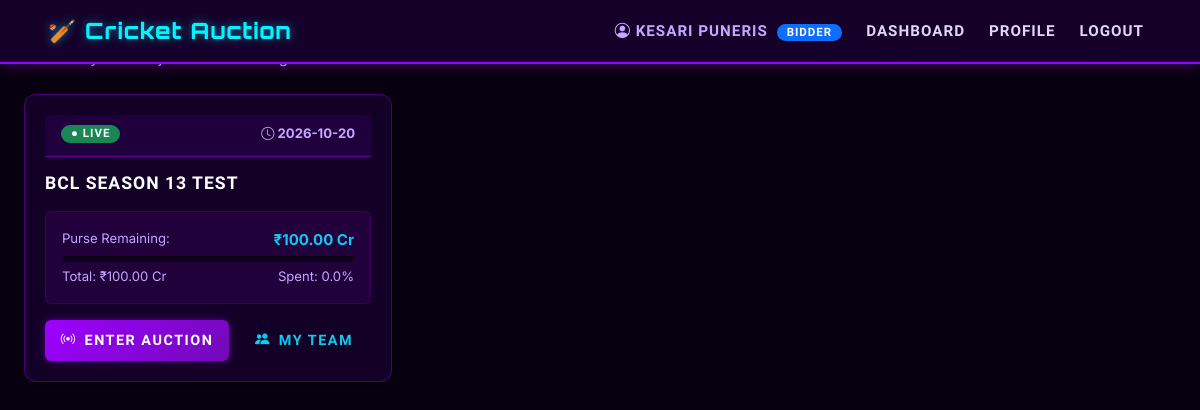
Screenshot of /bidder/dashboard (signed in) with the database file from the repository.
### tables this page shows
CREATE TABLE auction_bidders (
            id INTEGER PRIMARY KEY AUTOINCREMENT,
            auction_id INTEGER NOT NULL,
            user_id INTEGER NOT NULL,
            budget_remaining INTEGER DEFAULT 1000000,
            joined_at TIMESTAMP DEFAULT CURRENT_TIMESTAMP,
            UNIQUE(auction_id, user_id),
            FOREIGN KEY (auction_id) REFERENCES auctions(id),
            FOREIGN KEY (user_id) REFERENCES users(id)
        );

CREATE TABLE auctions (
            id INTEGER PRIMARY KEY AUTOINCREMENT,
            name TEXT NOT NULL,
            auctioneer_id INTEGER NOT NULL,
            status TEXT DEFAULT 'pending',
            invite_token TEXT UNIQUE NOT NULL,
            budget_per_team INTEGER DEFAULT 1000000,
            current_player_id INTEGER DEFAULT NULL,
            created_at TIMESTAMP DEFAULT CURRENT_TIMESTAMP, min_squad_size INTEGER DEFAULT 15, max_squad_size INTEGER DEFAULT 25,
            FOREIGN KEY (auctioneer_id) REFERENCES users(id)
        );

### app.py (the view)
@app.route("/bidder/dashboard")
@bidder_required
def bidder_dashboard():
    db = get_db()
    auctions = db.execute(
        """SELECT a.*, ab.budget_remaining
           FROM auctions a
           JOIN auction_bidders ab ON a.id = ab.auction_id
           WHERE ab.user_id = ?
           ORDER BY a.created_at DESC""",
        (session["user_id"],),
    ).fetchall()
    db.close()
    return render_template("bidder/dashboard.html", auctions=auctions)

### app.py (called while the page is built)
@app.template_filter("format_cr")
def format_cr(val):
    if val is None or val == "":
        return "₹0.00 Cr"
    try:
        num = float(val)
        if num >= 10000:
            num = num / 10000000.0
        return f"₹{num:.2f} Cr"
    except (ValueError, TypeError):
        return "₹0.00 Cr"

def bidder_required(f):
    @wraps(f)
    def decorated(*args, **kwargs):
        if "user_id" not in session:
            flash("Please log in first.", "warning")
            return redirect(url_for("login"))
        if session.get("role") != "bidder":
            flash("Bidder access required.", "danger")
            return redirect(url_for("login"))
        return f(*args, **kwargs)
    return decorated

### models.py (called while the page is built)
def get_db(path=None):
    conn = sqlite3.connect(path or DB_PATH, timeout=15)
    conn.row_factory = sqlite3.Row
    conn.execute("PRAGMA foreign_keys = ON")
    return conn

### templates/bidder/dashboard.html (shortened to what this page needs)
{% extends "base.html" %}
{% block content %}
<div class="d-flex justify-content-between align-items-center mb-4">
    <div>
        <h2 class="text-white">My Registered Auctions</h2>
        <p class="text-muted mb-0">Auctions you have joined or been registered for</p>
    </div>
</div>
{% if auctions %}
    <div class="row g-4">
        {% for a in auctions %}
        <div class="col-md-6 col-lg-4">
            <div class="card h-100 shadow-sm border-purple">
                <div class="card-header d-flex justify-content-between align-items-center">
                    <span class="badge {% if a.status == 'active' %}bg-success{% elif a.status == 'paused' %}bg-warning text-dark{% elif a.status == 'ended' %}bg-secondary{% else %}bg-info text-dark{% endif %}">
                        {% if a.status == 'active' %}● LIVE{% else %}{{ a.status | upper }}{% endif %}
                    </span>
                    <small class="text-muted"><i class="bi bi-clock"></i> {{ a.created_at[:10] }}</small>
                </div>
                <div class="card-body">
                    <h4 class="card-title text-white mb-3">{{ a.name }}</h4>
                    <div class="mb-3 p-3 rounded" style="background: rgba(157,0,255,0.1); border: 1px solid rgba(157,0,255,0.2);">
                        <div class="d-flex justify-content-between mb-1">
                            <span class="text-muted small">Purse Remaining:</span>
                            <strong class="text-info">{{ a.budget_remaining | format_cr }}</strong>
                        </div>
                        {% set total_b = a.budget_per_team or 100.0 %}
                        {% set spent_pct = [(((total_b - a.budget_remaining) / total_b * 100) if total_b > 0 else 0) | round(1), 100] | min %}
                        <div class="progress" style="height: 6px; background: #0d001a;">
                        </div>
                        <div class="d-flex justify-content-between mt-1">
                            <small class="text-muted">Total: {{ total_b | format_cr }}</small>
                            <small class="text-muted">Spent: {{ spent_pct }}%</small>
                        </div>
                    </div>
                    <div class="d-flex gap-2">
                        {% if a.status in ['active', 'paused'] %}
                        <a href="{{ url_for('bidder_auction', id=a.id) }}" class="btn btn-primary flex-grow-1">
                            <i class="bi bi-broadcast"></i> Enter Auction
                        </a>
                        {% elif a.status == 'pending' %}
                        <a href="{{ url_for('bidder_auction', id=a.id) }}" class="btn btn-outline-primary flex-grow-1">
                            <i class="bi bi-hourglass-split"></i> View Lobby
                        </a>
                        {% else %}
                        <a href="{{ url_for('bidder_auction', id=a.id) }}" class="btn btn-secondary flex-grow-1">
                            <i class="bi bi-eye"></i> View Summary
                        </a>
                        {% endif %}
                        <a href="{{ url_for('my_team', auction_id=a.id) }}" class="btn btn-outline-info">
                            <i class="bi bi-people-fill"></i> My Team
                        </a>
                    </div>
                </div>
            </div>
        </div>
        {% endfor %}
    </div>
{% else %}
    <div class="card text-center p-5">
        <div class="mb-3"><i class="bi bi-inbox text-muted" style="font-size: 3rem;"></i></div>
        <h4 class="text-white">Not Registered in Any Auction</h4>
        <p class="text-muted">Ask your auctioneer to add you or share the direct invite link with you!</p>
    </div>
{% endif %}
{% endblock %}

### static/css/style.css (style rules this page uses)
:root { --neon-purple: #9d00ff; --dark-bg: #0a0010; --secondary-dark: #1a0033; --accent-cyan: #00f5ff; --surface: #12002a; --card-bg: #1e0040; --text: #e8d5ff; --muted: #8b69b0; --border-purple: rgba(157, 0, 255, 0.3); --border-purple-hover: rgba(157, 0, 255, 0.7); --glow-sm: 0 0 6px #9d00ff, 0 0 12px rgba(157,0,255,0.4); --glow-md: 0 0 10px #9d00ff, 0 0 20px rgba(157,0,255,0.4); --glow-lg: 0 0 15px #9d00ff, 0 0 30px rgba(157,0,255,0.5), 0 0 60px rgba(157,0,255,0.2); --glow-cyan: 0 0 10px #00f5ff, 0 0 20px rgba(0,245,255,0.4); --glow-green: 0 0 10px #00ff88, 0 0 20px rgba(0,255,136,0.4); --glow-red: 0 0 10px #ff0055, 0 0 20px rgba(255,0,85,0.4); --radius-sm: 6px; --radius-md: 12px; --radius-lg: 20px; --font-display: 'Orbitron', monospace; --font-heading: 'Rajdhani', sans-serif; --font-body: 'Inter', sans-serif; --transition: all 0.25s ease; --navbar-h: 64px; --team-primary: #9d00ff; --team-secondary: #1e0040; }
*, *::before, *::after { box-sizing: border-box; margin: 0; padding: 0; }
html, body { height: 100%; scroll-behavior: smooth; }
body { font-family: var(--font-body); font-size: 15px; line-height: 1.6; color: var(--text); background-color: var(--dark-bg); background-image: linear-gradient(rgba(157,0,255,0.05) 1px, transparent 1px), linear-gradient(90deg, rgba(157,0,255,0.05) 1px, transparent 1px); background-size: 50px 50px; min-height: 100vh; overflow-x: hidden; }
a { color: var(--neon-purple); text-decoration: none; transition: var(--transition); }
.card { background: var(--card-bg); border: 1px solid var(--border-purple); border-radius: var(--radius-md); padding: 20px; transition: var(--transition); position: relative; overflow: hidden; }
.card::before { content: ''; position: absolute; top: 0; left: 0; right: 0; height: 1px; background: linear-gradient(90deg, transparent, var(--neon-purple), transparent); opacity: 0; transition: opacity 0.3s ease; }
.card-header { display: flex; align-items: center; justify-content: space-between; margin-bottom: 16px; padding-bottom: 12px; border-bottom: 1px solid var(--border-purple); }
.card-title { font-family: var(--font-heading); font-size: 1.1rem; font-weight: 700; letter-spacing: 1px; text-transform: uppercase; color: var(--text); }
.card-body { padding: 0; }
.btn { display: inline-flex; align-items: center; justify-content: center; gap: 8px; padding: 10px 22px; border-radius: var(--radius-sm); border: none; cursor: pointer; font-family: var(--font-heading); font-size: 0.9rem; font-weight: 700; letter-spacing: 1.5px; text-transform: uppercase; transition: var(--transition); position: relative; overflow: hidden; white-space: nowrap; }
.btn::after { content: ''; position: absolute; inset: 0; background: rgba(255,255,255,0.08); opacity: 0; transition: opacity 0.2s ease; }
.btn-primary { background: linear-gradient(135deg, #7a00cc, #9d00ff); color: #fff; box-shadow: var(--glow-sm); }
.badge { display: inline-flex; align-items: center; gap: 4px; padding: 3px 10px; border-radius: 100px; font-family: var(--font-heading); font-size: 0.72rem; font-weight: 700; letter-spacing: 1px; text-transform: uppercase; line-height: 1; }
.text-muted { color: var(--muted); }
.mb-4 { margin-bottom: 4px; }

### rows the page displays
auction_bidders: created_at "2026-10-20", name "BCL SEASON 13 TEST", budget_remaining "₹100.00 Cr", total_b "₹100.00 Cr", spent_pct "0.0"

### other values shown
{{ session.get('username') }} "KESARI PUNERIS"
{{ session.get('role') }} "BIDDER"
